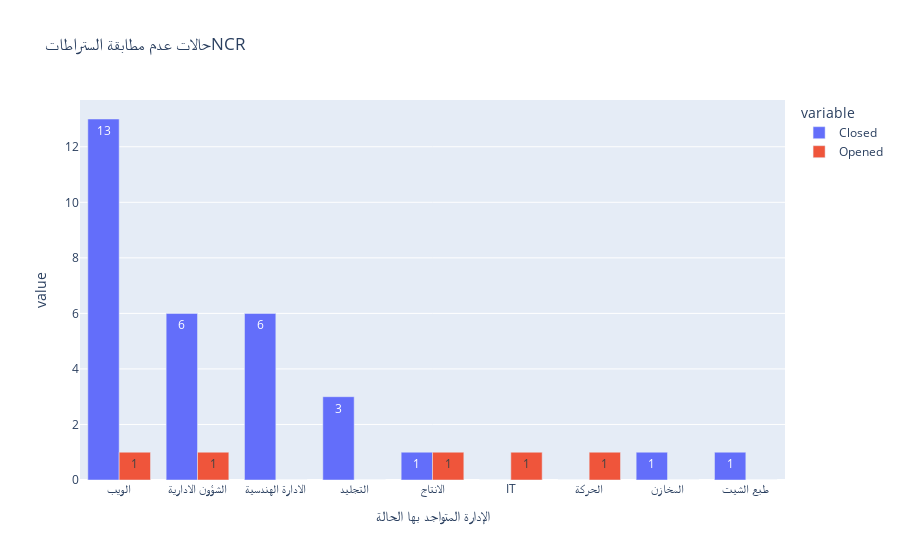

Here is the notebook cell this chart was saved with:
### Code cell
px.bar(data_frame=ncr_department,
       x='الإدارة المتواجد بها الحالة',
       y=['Closed', 'Opened'],
       barmode='group',text_auto=True,
       title='حالات عدم مطابقة الستراطاتNCR')

### Figure 1 — Plotly figure (JSON) as saved in the notebook; plotly's stock layout.template omitted (floating-point values rounded to 4 significant figures)
{"data": [{"alignmentgroup": "True", "hovertemplate": "variable=Closed<br>الإدارة المتواجد بها الحالة=%{x}<br>value=%{y}<extra></extra>", "legendgroup": "Closed", "marker": {"color": "#636efa", "pattern": {"shape": ""}}, "name": "Closed", "offsetgroup": "Closed", "orientation": "v", "showlegend": true, "textposition": "auto", "texttemplate": "%{y}", "type": "bar", "x": ["الويب", "الشؤون الادارية", "الادارة الهندسية", "التجليد", "الانتاج", "IT", "الحركة", "المخازن", "طبع الشيت"], "xaxis": "x", "y": [13, 6, 6, 3, 1, 0, 0, 1, 1], "yaxis": "y"}, {"alignmentgroup": "True", "hovertemplate": "variable=Opened<br>الإدارة المتواجد بها الحالة=%{x}<br>value=%{y}<extra></extra>", "legendgroup": "Opened", "marker": {"color": "#EF553B", "pattern": {"shape": ""}}, "name": "Opened", "offsetgroup": "Opened", "orientation": "v", "showlegend": true, "textposition": "auto", "texttemplate": "%{y}", "type": "bar", "x": ["الويب", "الشؤون الادارية", "الادارة الهندسية", "التجليد", "الانتاج", "IT", "الحركة", "المخازن", "طبع الشيت"], "xaxis": "x", "y": [1, 1, 0, 0, 1, 1, 1, 0, 0], "yaxis": "y"}], "layout": {"barmode": "group", "legend": {"title": {"text": "variable"}, "tracegroupgap": 0}, "title": {"text": "حالات عدم مطابقة الستراطاتNCR"}, "xaxis": {"anchor": "y", "domain": [0, 1], "title": {"text": "الإدارة المتواجد بها الحالة"}}, "yaxis": {"anchor": "x", "domain": [0, 1], "title": {"text": "value"}}}}
